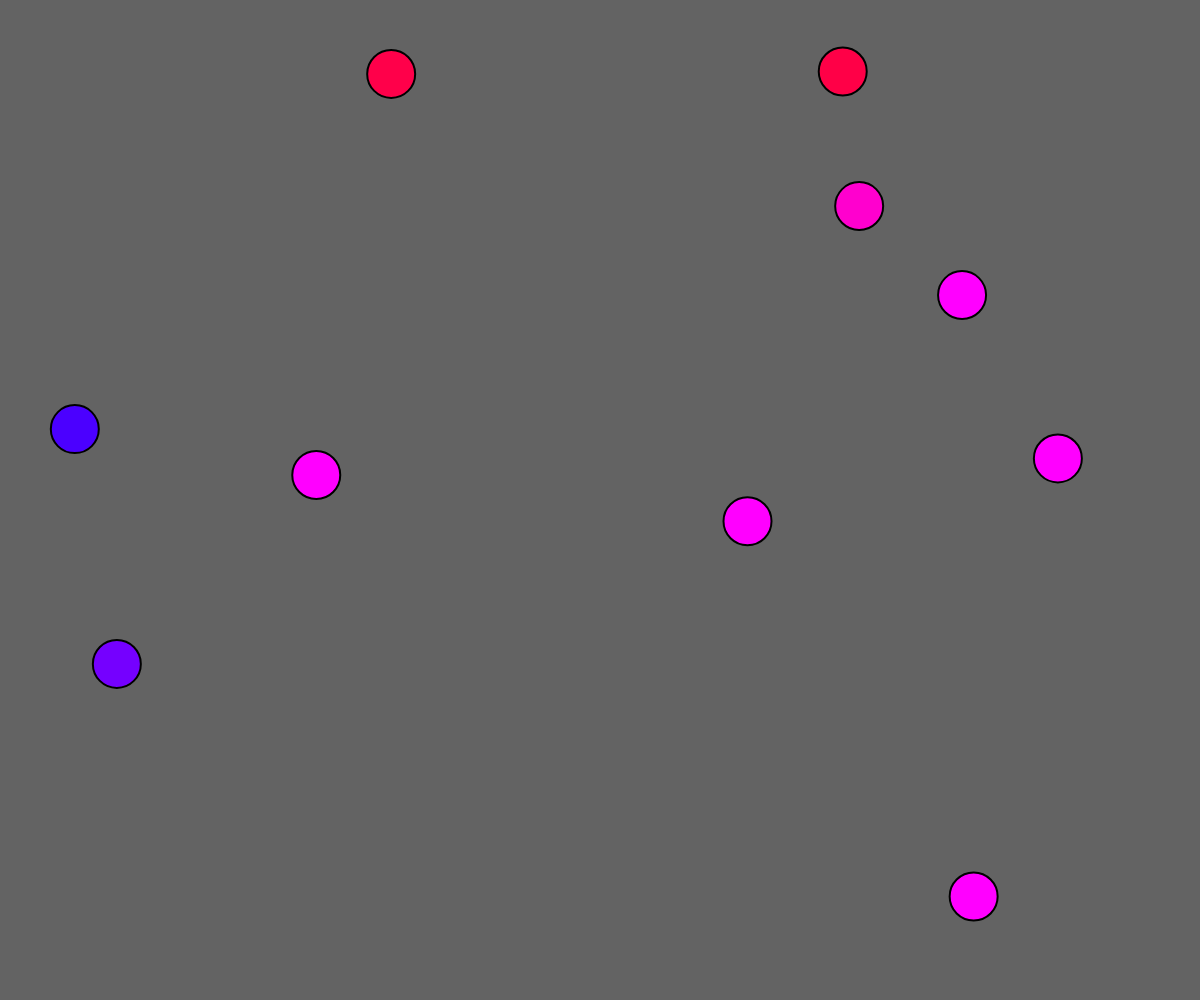
Frame 1 (no input)
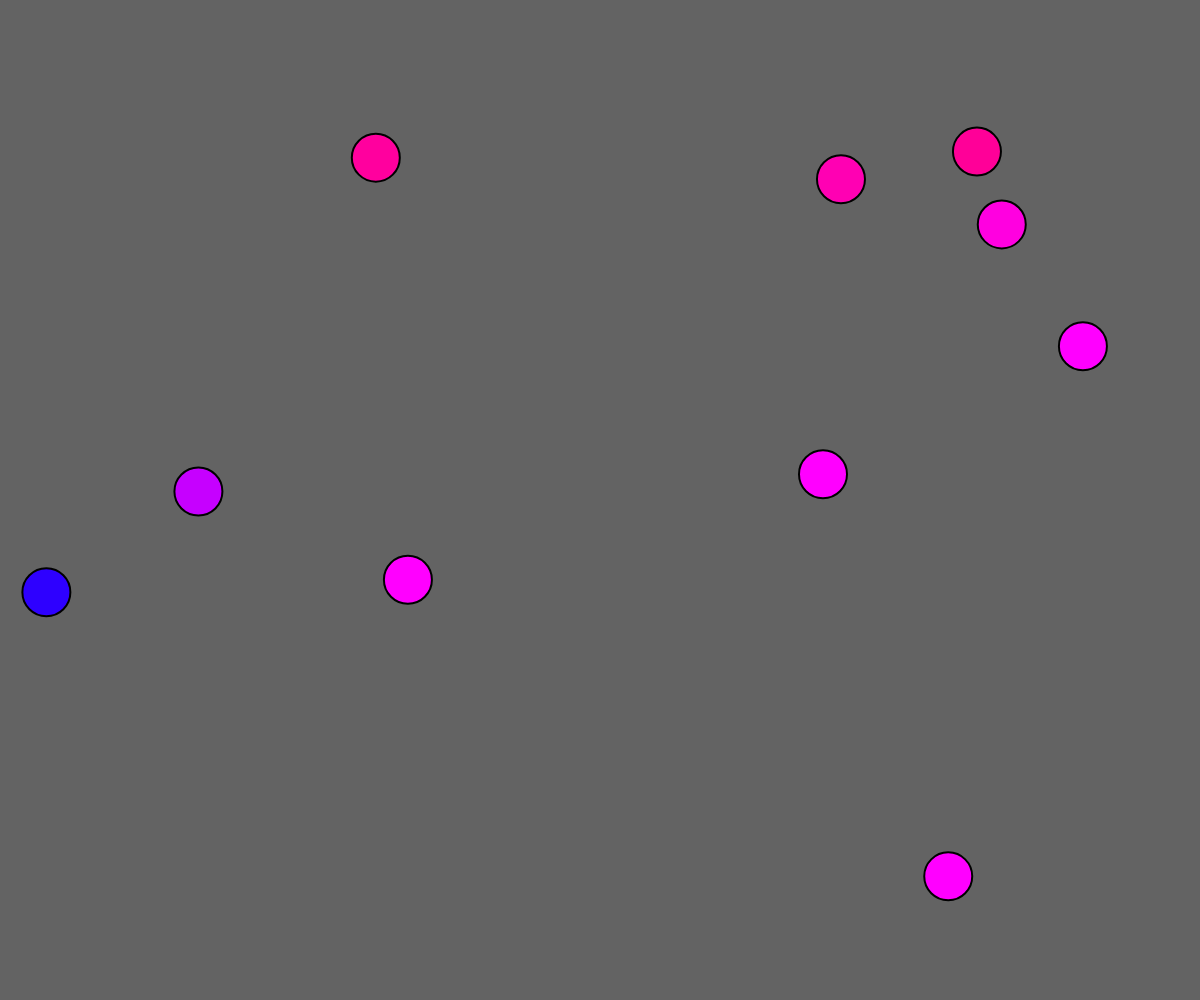
Frame 60 (no input)
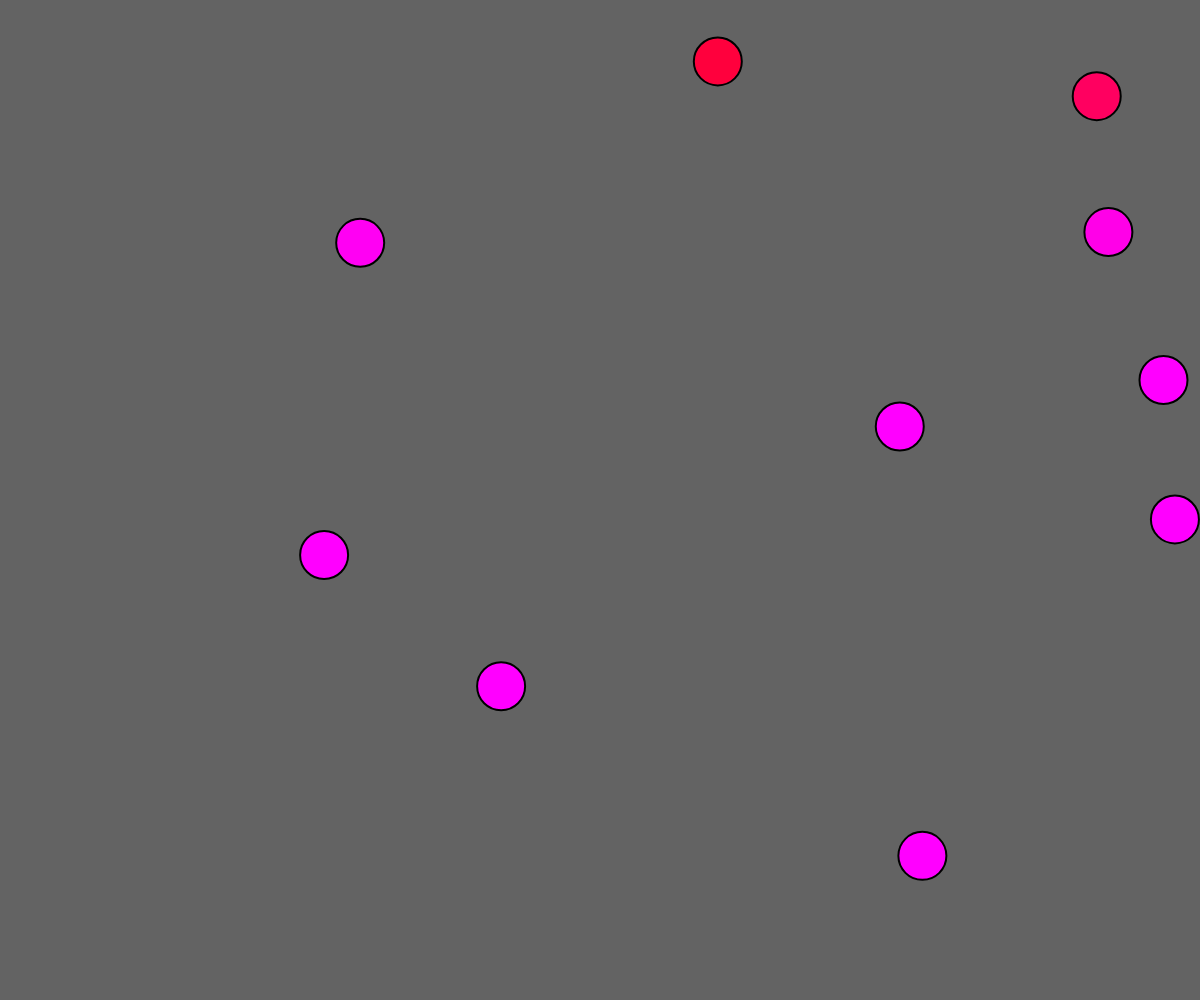
Frame 120 (the mouse pressed at the canvas centre since frame 60)

The p5.js sketch that drew these frames (run headless with seeded random() and noise() and a simulated clock; from frame 60 on, the mouse is pressed at the canvas centre):

// p5.js sketch
// ── sketch.js
// The Nature of Code
// Daniel Shiffman
// http://natureofcode.com

// Example 1-2: Bouncing Ball, with PVector!
var balls = [];

function setup() {
  createCanvas(windowWidth, windowHeight);
  for(var i = 0; i < 10; i++){
    var mover = new Mover();
    balls.push(mover);
  }

}

function draw() {
  background(99);

  for(var i = 0; i < balls.length; i++){
    balls[i].update();
    balls[i].checkEdges();
    balls[i].display();
  }
}

// ── mover.js
function Mover(speedX, speedY) {
  this.position = new p5.Vector(random(width), random(height));
  this.velocity = new p5.Vector(random(-4, 4), random(-3, 3));

  this.update = function() {
    this.position.add(this.velocity)
  }

  this.display = function() {
    // Display circle at x position
    stroke(0);
    strokeWeight(2);

    fill(this.position.x, 0, this.position.y);
    ellipse(this.position.x, this.position.y, 48, 48);
  }

  this.checkEdges = function(){

    if (this.position.x > width) {
      this.position.x = 0;
    }
    else if (this.position.x < 0) {
      this.position.x = width;
    }

    if (this.position.y > height) {
      this.position.y = 0;
    }
    else if (this.position.y < 0) {
      this.position.y = height;
    }
  }
};
